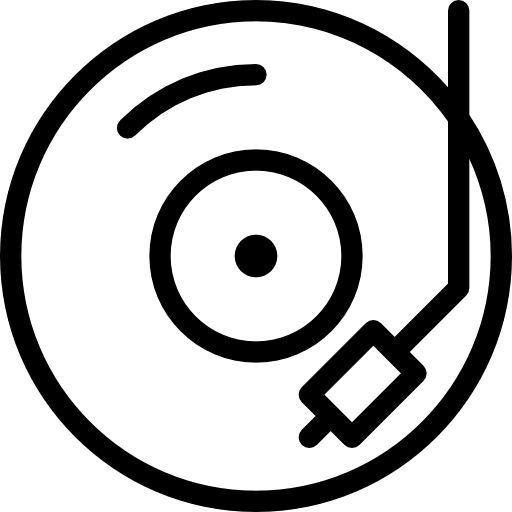
#> input picture src/assets/photos/icon.png, 512 x 512 px
$ python generateimages.py
#> lines starting #> are read from the running program, lines starting #| are printed output that depends on the picture
import os
import random
from PIL import Image

# Function to generate random colors
def generate_random_color():
    return (random.randint(0, 255), random.randint(0, 255), random.randint(0, 255))

# Function to generate a random image
def generate_random_image():
    # Folder where images will be saved
    output_folder = "generated_images"

    # Create the folder if it doesn't exist
    if not os.path.exists(output_folder):
        os.makedirs(output_folder)

    # Load the icon image
    icon_path = "icon.png"
    icon = Image.open(icon_path)
#> icon is the input picture: PIL image 512x512 RGBA; mean R, G, B, A 189, 189, 189, 62.6

    # Generate a random number of images (between 10 and 50)
    num_images = 35

    for i in range(num_images):
        # Generate random width and height for the image
        width = 500  # Random width between 100 and 1000
        height = 500  # Random height between 100 and 1000

        # Generate random color
        color = generate_random_color()

        # Create an image with the random size and color
        image = Image.new("RGB", (width, height), color)

        # Calculate the position to place the icon at the center
        icon_width, icon_height = icon.size
        x_position = (width - icon_width) // 2
        y_position = (height - icon_height) // 2

        # Paste the icon onto the center of the image
        image.paste(icon, (x_position, y_position), icon.convert("RGBA").getchannel("A"))

        # Save the image in the folder
        image_path = os.path.join(output_folder, f"album_{i}.png")
        image.save(image_path)
#> this loop made 35 passes
#> pass 1, in generate_random_image, `image = Image.new("RGB", (width, height), color)`:
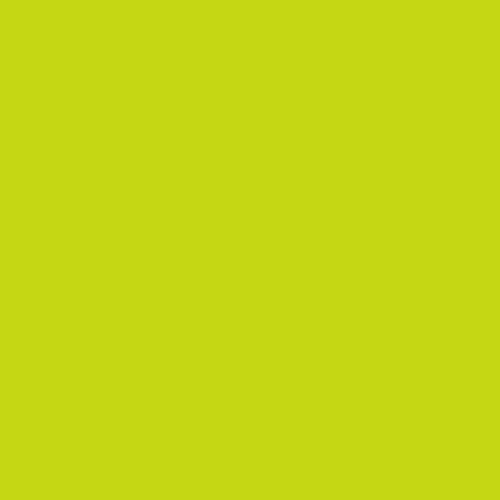
#> image: PIL image 500x500 RGB; mean R, G, B 197, 215, 20
#> pass 1, in generate_random_image, `image.save(image_path)`:
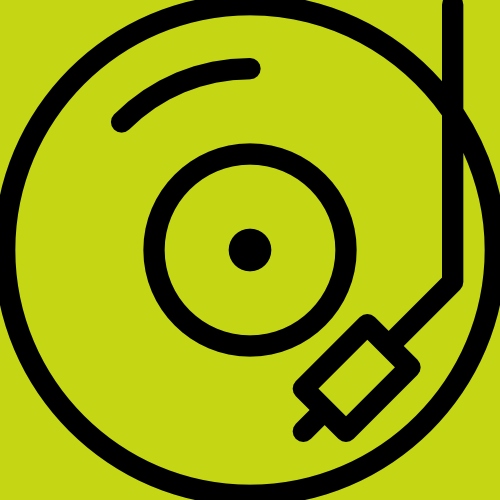
#> saved as album_0.png: PIL image 500x500 RGB; mean R, G, B 147.7, 161.2, 15
#> pass 2, in generate_random_image, `image = Image.new("RGB", (width, height), color)`:
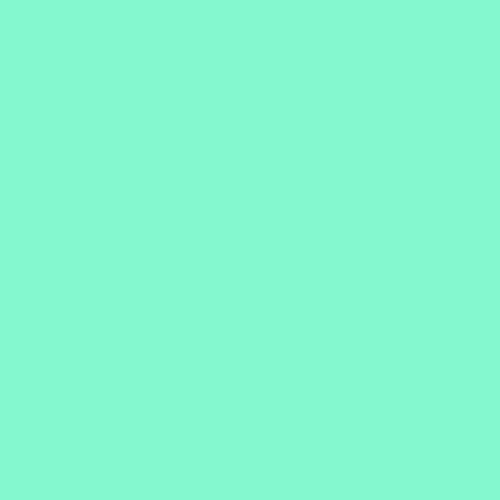
#> image: PIL image 500x500 RGB; mean R, G, B 132, 248, 207
#> pass 2, in generate_random_image, `image.save(image_path)`:
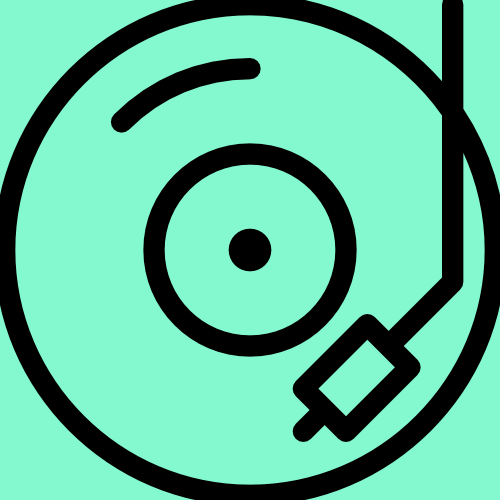
#> saved as album_1.png: PIL image 500x500 RGB; mean R, G, B 99, 185.9, 155.2
#> after the loop:
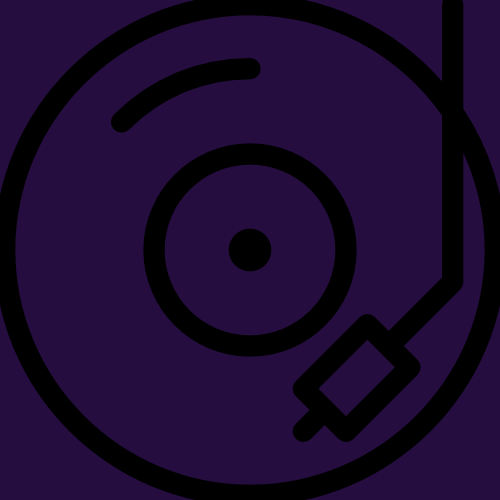
#> image: PIL image 500x500 RGB; mean R, G, B 27.7, 9.7, 47.2

# Call the function to generate and save random images
generate_random_image()
